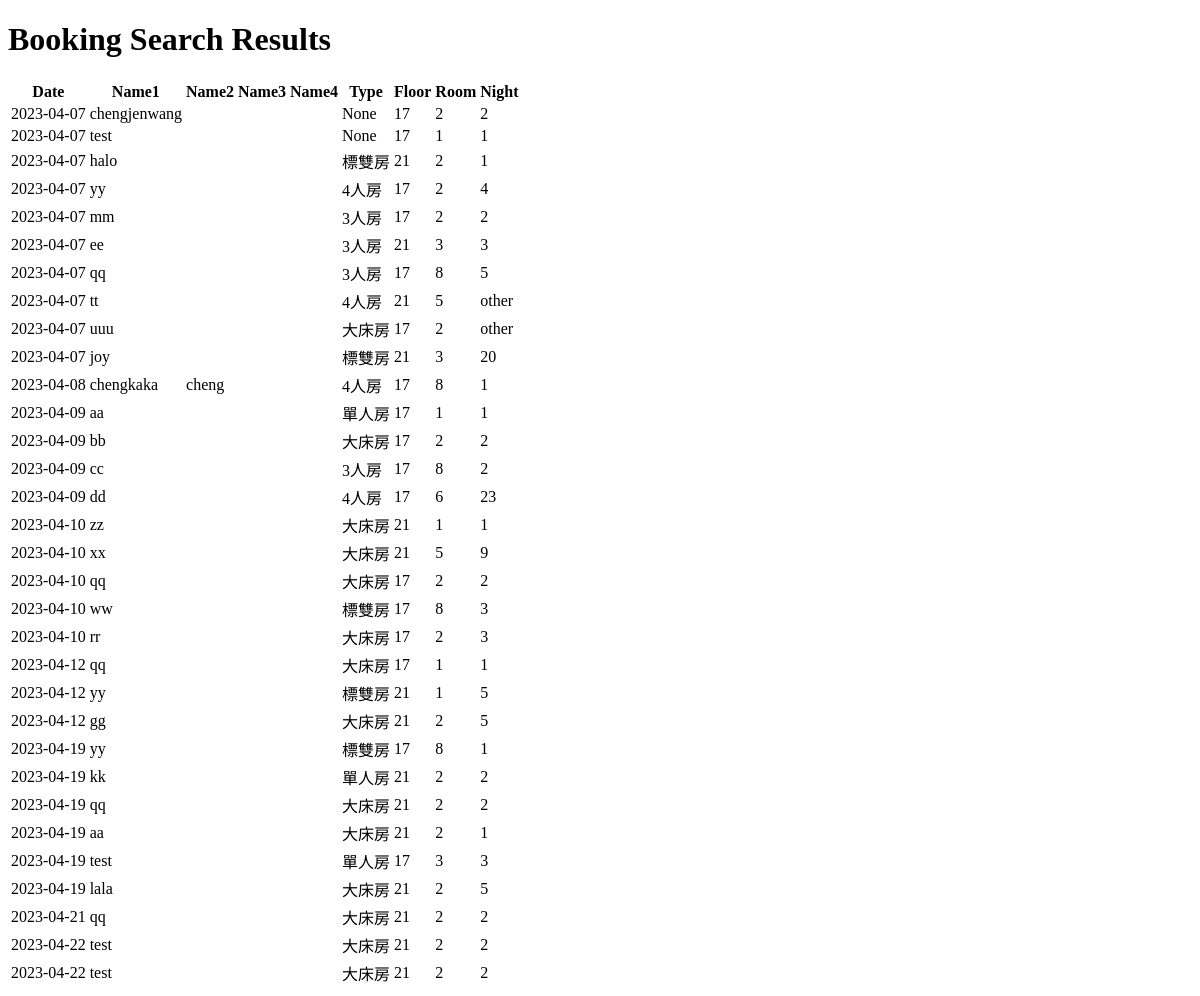
The app's page /display, older data.
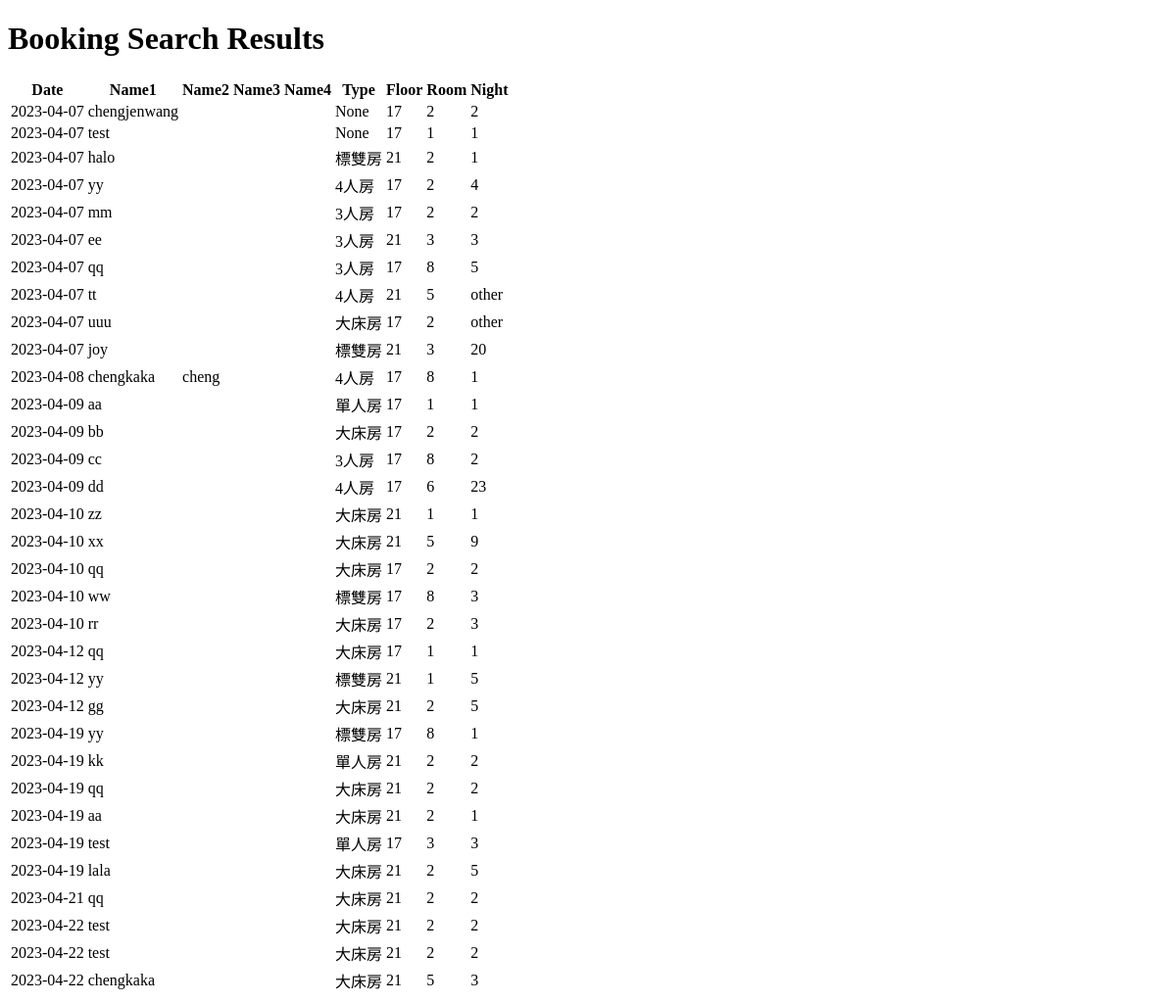
The same page, newer data.
### app.py (models this page shows)
class Booking(db.Model):
    id = db.Column(db.Integer, primary_key=True)
    date = db.Column(db.String(20))
    name1 = db.Column(db.String(50))
    name2 = db.Column(db.String(50))
    name3 = db.Column(db.String(50))
    name4 = db.Column(db.String(50))
    type = db.Column(db.String(30))
    floor = db.Column(db.String(10))
    room = db.Column(db.String(10))
    night = db.Column(db.String(10))

### app.py (the view)
@app.route('/display')
def display():
    booking = Booking.query.all()
    return render_template('display.html', booking=booking)

### templates/display.html (shortened to what this page needs)
<!DOCTYPE html>
<html>
  <head>
  </head>
  <body>
    <h1>Booking Search Results</h1>
    {% if booking %}
      <table>
        <thead>
          <tr>
            <th>Date</th>
            <th>Name1</th>
            <th>Name2</th>
            <th>Name3</th>
            <th>Name4</th>
            <th>Type</th>
            <th>Floor</th>
            <th>Room</th>
            <th>Night</th>
          </tr>
        </thead>
        <tbody>
          {% for booking in booking %}
            <tr>
              <td>{{ booking.date }}</td>
              <td>{{ booking.name1 }}</td>
              <td>{{ booking.name2 }}</td>
              <td>{{ booking.name3 }}</td>
              <td>{{ booking.name4 }}</td>
              <td>{{ booking.type }}</td>
              <td>{{ booking.floor }}</td>
              <td>{{ booking.room }}</td>
              <td>{{ booking.night }}</td>
            </tr>
          {% endfor %}
        </tbody>
      </table>
    {% else %}
      <p>No bookings found.</p>
    {% endif %}
  </body>
</html>

Row changes from the older to the newer data that the page shows:
added Booking: date "2023-04-22", name1 "chengkaka", type "大床房", floor "21", room "5", night "3"
